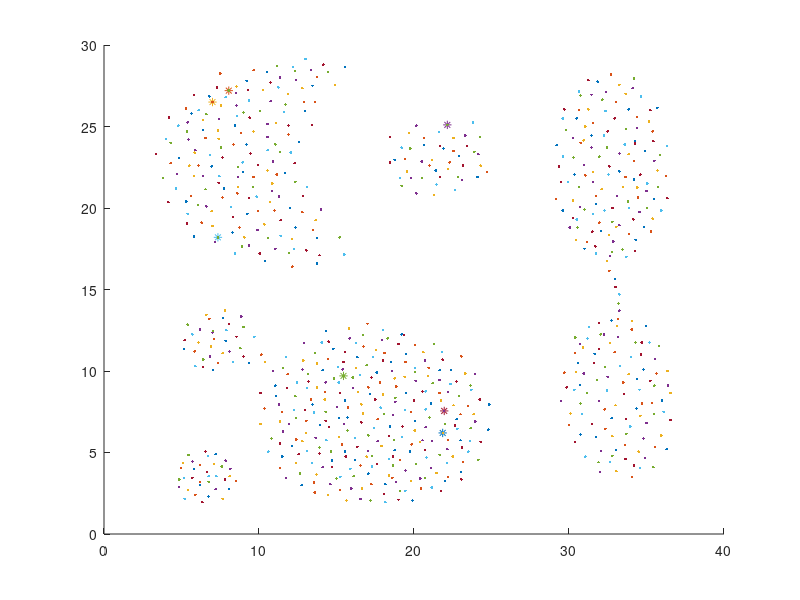

This figure's MATLAB source: (Note: this script raises an error after producing the figure.)
%membaca dataset
a = xlsread('Aggregation.csv');
[m n] = size(a);

%centroid awal
for i=1:max(a(:,3))
    centroids(i,:) = a(randi(m),1:2); 
end

%scatter plot data
for i=1: length(a(:,1));
    if a(i,3)==1
        scatter(a(i,1),a(i,2),'.b');hold on;
    elseif a(i,3)==2
        scatter(a(i,1),a(i,2),'.g');hold on;
    elseif a(i,3)==3
        scatter(a(i,1),a(i,2),'.r');hold on;
    elseif a(i,3)==4
        scatter(a(i,1),a(i,2),'.c');hold on;
    elseif a(i,3)==5
        scatter(a(i,1),a(i,2),'.m');hold on;
    elseif a(i,3)==6
        scatter(a(i,1),a(i,2),'.y');hold on;
    elseif a(i,3)==7
        scatter(a(i,1),a(i,2),'.k');hold on;
    end
    
    if (i<=7)
        scatter(centroids(i,1),centroids(i,2),'*');hold on;
    end
    
end



[ finalCentroids result ] = KMeans( a, centroids);
sse = SSE(result, finalCentroids);


%scatter plot result

for i=1: length(result(:,1));
    if result(i,3)==1
        scatter(result(i,1),result(i,2),'.b');hold on;
    elseif result(i,3)==2
        scatter(result(i,1),result(i,2),'.g');hold on;
    elseif result(i,3)==3
        scatter(result(i,1),result(i,2),'.r');hold on;
    elseif result(i,3)==4
        scatter(result(i,1),result(i,2),'.c');hold on;
    elseif result(i,3)==5
        scatter(result(i,1),result(i,2),'.m');hold on;
    elseif result(i,3)==6
        scatter(result(i,1),result(i,2),'.y');hold on;
    elseif result(i,3)==7
        scatter(result(i,1),result(i,2),'.k');hold on;
    end
    
    if (i<=7)
        scatter(finalCentroids(i,1),finalCentroids(i,2),'o');hold on;
    end
        
end